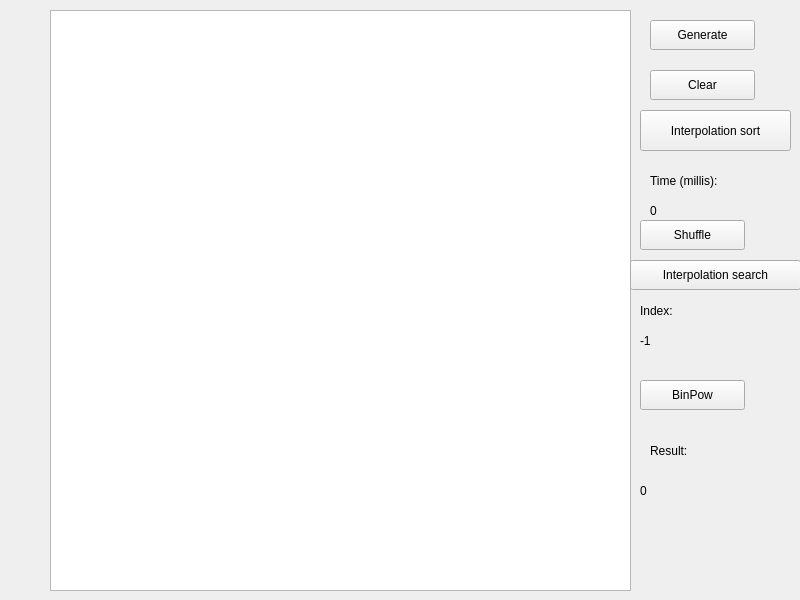
<?xml version="1.0" encoding="UTF-8"?>
<ui version="4.0">
 <class>Widget</class>
 <widget class="QWidget" name="Widget">
  <property name="geometry">
   <rect>
    <x>0</x>
    <y>0</y>
    <width>800</width>
    <height>600</height>
   </rect>
  </property>
  <property name="windowTitle">
   <string>Widget</string>
  </property>
  <widget class="QListWidget" name="listWidget">
   <property name="geometry">
    <rect>
     <x>50</x>
     <y>10</y>
     <width>581</width>
     <height>581</height>
    </rect>
   </property>
  </widget>
  <widget class="QPushButton" name="clearPushButton">
   <property name="geometry">
    <rect>
     <x>650</x>
     <y>70</y>
     <width>105</width>
     <height>30</height>
    </rect>
   </property>
   <property name="text">
    <string>Clear</string>
   </property>
  </widget>
  <widget class="QPushButton" name="addPushButton">
   <property name="geometry">
    <rect>
     <x>650</x>
     <y>20</y>
     <width>105</width>
     <height>30</height>
    </rect>
   </property>
   <property name="text">
    <string>Generate</string>
   </property>
  </widget>
  <widget class="QPushButton" name="pushButton">
   <property name="geometry">
    <rect>
     <x>640</x>
     <y>110</y>
     <width>151</width>
     <height>41</height>
    </rect>
   </property>
   <property name="text">
    <string>Interpolation sort</string>
   </property>
  </widget>
  <widget class="QLabel" name="label">
   <property name="geometry">
    <rect>
     <x>650</x>
     <y>170</y>
     <width>121</width>
     <height>21</height>
    </rect>
   </property>
   <property name="text">
    <string>Time (millis):</string>
   </property>
  </widget>
  <widget class="QLabel" name="timeLabel">
   <property name="geometry">
    <rect>
     <x>650</x>
     <y>200</y>
     <width>111</width>
     <height>21</height>
    </rect>
   </property>
   <property name="text">
    <string>0</string>
   </property>
  </widget>
  <widget class="QPushButton" name="shufflePushButton">
   <property name="geometry">
    <rect>
     <x>640</x>
     <y>220</y>
     <width>105</width>
     <height>30</height>
    </rect>
   </property>
   <property name="text">
    <string>Shuffle</string>
   </property>
  </widget>
  <widget class="QPushButton" name="searchButton">
   <property name="geometry">
    <rect>
     <x>630</x>
     <y>260</y>
     <width>171</width>
     <height>30</height>
    </rect>
   </property>
   <property name="text">
    <string>Interpolation search</string>
   </property>
  </widget>
  <widget class="QLabel" name="label_2">
   <property name="geometry">
    <rect>
     <x>640</x>
     <y>300</y>
     <width>79</width>
     <height>21</height>
    </rect>
   </property>
   <property name="text">
    <string>Index:</string>
   </property>
  </widget>
  <widget class="QLabel" name="searchLabel">
   <property name="geometry">
    <rect>
     <x>640</x>
     <y>330</y>
     <width>79</width>
     <height>21</height>
    </rect>
   </property>
   <property name="text">
    <string>-1</string>
   </property>
  </widget>
  <widget class="QPushButton" name="pushButton_2">
   <property name="geometry">
    <rect>
     <x>640</x>
     <y>380</y>
     <width>105</width>
     <height>30</height>
    </rect>
   </property>
   <property name="text">
    <string>BinPow</string>
   </property>
  </widget>
  <widget class="QLabel" name="label_3">
   <property name="geometry">
    <rect>
     <x>650</x>
     <y>440</y>
     <width>79</width>
     <height>21</height>
    </rect>
   </property>
   <property name="text">
    <string>Result:</string>
   </property>
  </widget>
  <widget class="QLabel" name="resultLabel">
   <property name="geometry">
    <rect>
     <x>640</x>
     <y>480</y>
     <width>79</width>
     <height>21</height>
    </rect>
   </property>
   <property name="text">
    <string>0</string>
   </property>
  </widget>
 </widget>
 <resources/>
 <connections/>
</ui>
